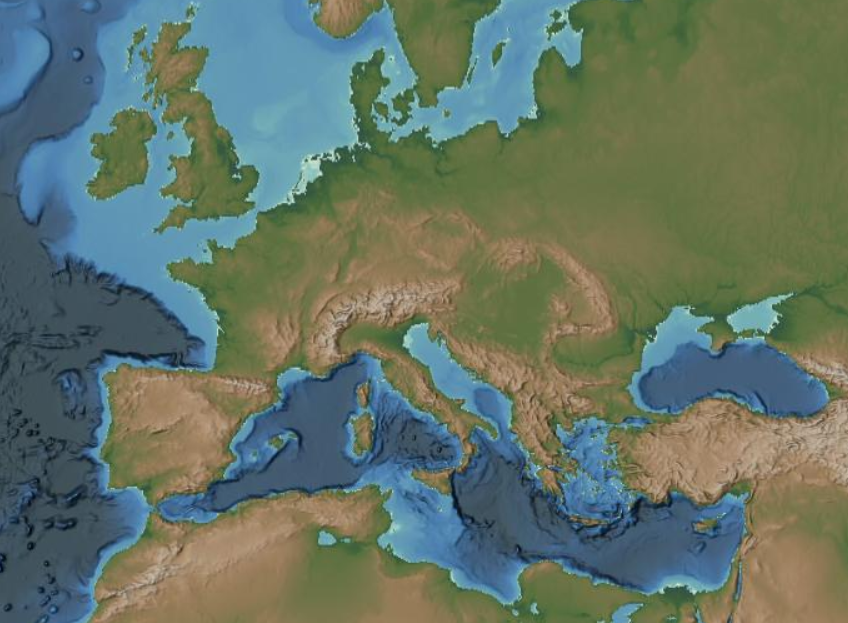
#> input picture images/europe.PNG, 848 x 623 px, found by its file name
$ python Img2MapTopo.py
#> lines starting #> are read from the running program, lines starting #| are printed output that depends on the picture
import zlib, json
from PIL import Image
import numpy as np

class Img2MapTopo:
    def __init__(self, img_path, tile_mapping, save_version=13, width=5, height=5, show_image=False):
        self.save_version = save_version
        self.width = width
        self.height = height
        self.tile_map = list(tile_mapping.keys())
        self.tile_array = []
        self.tile_amounts = []
        self.tile_mapping = tile_mapping
        self.show_image = show_image

        self.target_size = (width * 64, height * 64)

        pixel_matrix = self.image_to_matrix(img_path)
        self.matrix_to_map(pixel_matrix)

    def quantize_colors(self, image):

        color_array = []
        for key, value in BASE_MAPPING.items():
            color_array.extend([list(color) for color in value])

        # Convert array of pixels to a numpy array
        colors = np.array(color_array)

        # Convert image to numpy array
        img_arr = np.array(image)

        # Compute the distance between each pixel and the representative colors
        dist = np.linalg.norm(img_arr[:, :, np.newaxis, :] - colors, axis=-1)

        # Find the index of the closest representative color for each pixel
        closest_color_index = np.argmin(dist, axis=-1)

        # Map the index to the representative color
        quantized_image = colors[closest_color_index]

        return Image.fromarray(quantized_image.astype(np.uint8))

    def image_to_matrix(self, image_path):
        # Open the image file
#> called with image_path = '.\\images\\europe.PNG'
        image = Image.open(image_path).convert("RGB")

        # Resize the image to the target size
        image_resized = image.resize(self.target_size)

        # Flip the image to match worldbox format
        flipped_image = image_resized.rotate(180).transpose(Image.FLIP_LEFT_RIGHT)
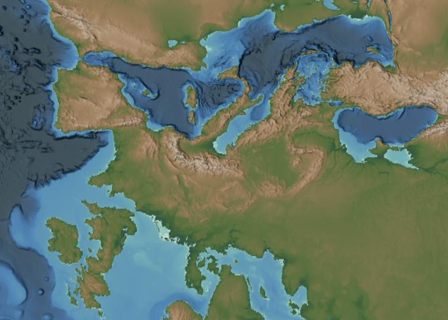
#> flipped_image: PIL image 448x320 RGB; mean R, G, B 100.5, 116.5, 102.5

        # Quantize the image to 16 colors
        quantized_image = self.quantize_colors(flipped_image)
#> in quantize_colors, `closest_color_index = np.argmin(dist, axis=-1)`:
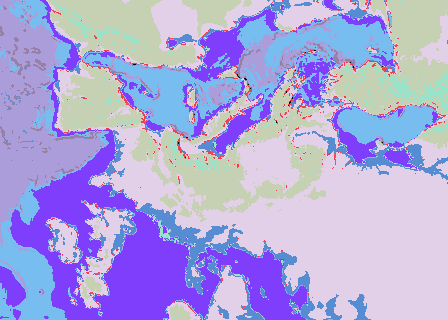
#> closest_color_index: shape (320, 448) int64; 10 distinct labels, from 0 to 10; one colour per label, 0 black
#> in quantize_colors, `quantized_image = colors[closest_color_index]`:
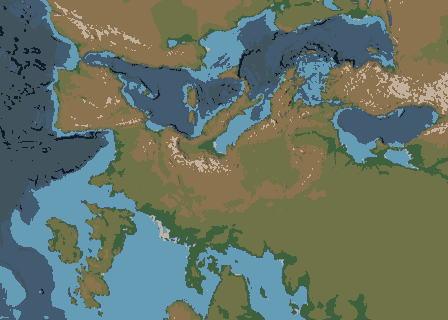
#> quantized_image: shape (320, 448, 3) int64; mean of channels 0, 1, 2 102.1, 115.6, 100.7; drawn as R, G, B

        # Display the image to the user
        if self.show_image:
            quantized_image.rotate(180).transpose(Image.FLIP_LEFT_RIGHT).show()
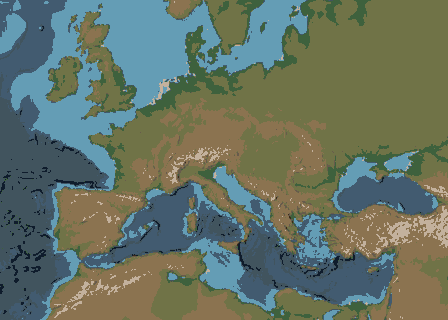
#> shown: PIL image 448x320 RGB; mean R, G, B 102.1, 115.6, 100.7

        # Convert the quantized image to a matrix
        pixel_data = list(quantized_image.getdata())
#> pixel_data = 143360 items

        # Convert pixel data to a matrix
        width, height = quantized_image.size
#> width = 448; height = 320
        pixel_matrix = []

        for pixel in pixel_data:
            for tile_map in self.tile_mapping:
                if pixel in self.tile_mapping[tile_map]:
                    pixel_matrix.append(self.tile_map.index(tile_map))
#> this loop made 143360 passes
#> pixel on passes 1 to 3: (65, 84, 94), (65, 84, 94), (65, 84, 94)
#> after the loop, pixel_matrix = 143360 items
#> in __init__, `pixel_matrix = self.image_to_matrix(img_path)`: pixel_matrix = 320 items

        return [pixel_matrix[i * width:(i + 1) * width] for i in range(height)]

    def matrix_to_map(self, matrix):
        tile_array = []
        tile_amounts = []

        for row in matrix:
            first = row[0]
            cur_row_array = [first]
            cur_row_amount = []
            cur_count = 0
            for c in row:
                if c != first:
                    first = c
                    cur_row_array.append(first)
                    cur_row_amount.append(cur_count)
                    cur_count = 1
                else:
                    cur_count += 1
            cur_row_amount.append(cur_count)
            tile_array.append(cur_row_array)
            tile_amounts.append(cur_row_amount)
#> after the loop, tile_amounts = 320 items; tile_array = 320 items

        self.tile_array = tile_array
#> self.tile_array = 320 items
        self.tile_amounts = tile_amounts
#> self.tile_amounts = 320 items

    def to_dict(self):
        return {
            "saveVersion": self.save_version,
            "width": self.width,
            "height": self.height,
            "mapStats": {},
            "worldLaws":{},
            "tileMap": self.tile_map,
            "tileArray": self.tile_array,
            "tileAmounts": self.tile_amounts,
        }

    def save(self, path):
        with open(path, "wb") as f:
            f.write(zlib.compress(json.dumps(self.to_dict()).encode()))

BASE_MAPPING = {
    "mountains": [(59, 42, 24)],
    "hills": [(103, 91, 76), (38, 26, 11)],
    "soil_high": [(139, 115, 80), (112, 115, 71), (195, 177, 157)],
    "soil_low": [(62, 97, 61)],
    "close_ocean": [(100, 157, 181)],
    "deep_ocean": [(66, 91, 112), (15, 28, 44), (65, 84, 94)]
}

# Change Below Here!!
# image_path = 'italy.tif'
image_path = '.\\images\\europe.PNG'

# update the base mapping if you are using a different site
img2map = Img2MapTopo(image_path, BASE_MAPPING, width=7, height=5, show_image=True)

# change the path where you want to save the wbox file
img2map.save("map.wbox")

$ run again, with images/quantized.PNG copied over images/europe.PNG
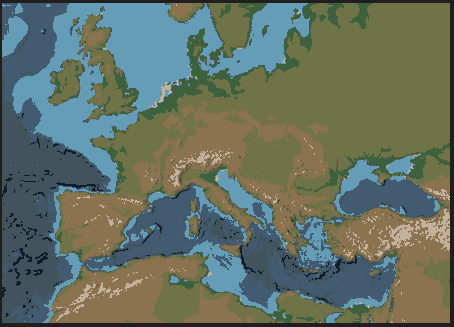
#> input picture images/quantized.PNG, 454 x 327 px, found by its file name
#> in quantize_colors, `closest_color_index = np.argmin(dist, axis=-1)`:
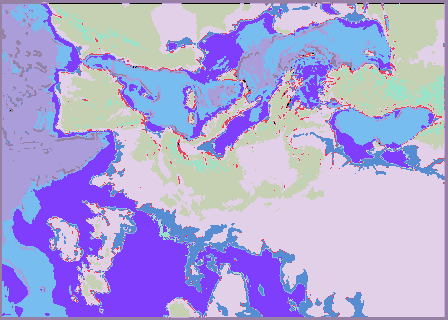
#> closest_color_index: shape (320, 448) int64; 11 distinct labels, from 0 to 10; one colour per label, 0 black
#> in image_to_matrix, `quantized_image.rotate(180).transpose(Image.FLIP_LEFT_RIGHT).show()`:
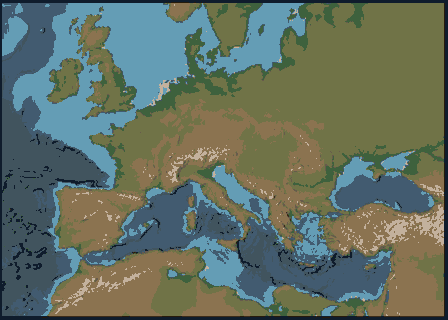
#> shown: PIL image 448x320 RGB; mean R, G, B 99.2, 112.4, 98.6
#> pixel_data = 143360 items
#> in __init__, `pixel_matrix = self.image_to_matrix(img_path)`: pixel_matrix = 320 items
